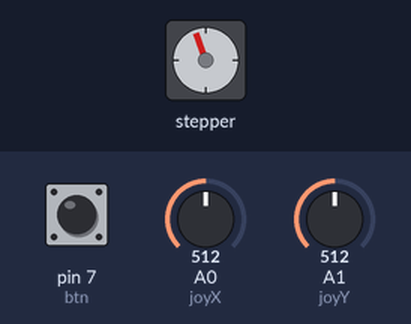
A sketch run on a simulated Arduino Uno, built with avr-gcc and run on an emulated ATmega328P. On the bench: stepper motor. The test bench sets the inputs (shaded band); at power-on: A0 (joyX) = 512, pin 7 (btn) LOW, A1 (joyY) = 512. Stepper angles assume 2048 steps per turn; what the sketch prints to the serial monitor is not drawn.

Above: at 1.2 s.
1.3 s: A0 (joyX) set to 710
At 4.19 s:
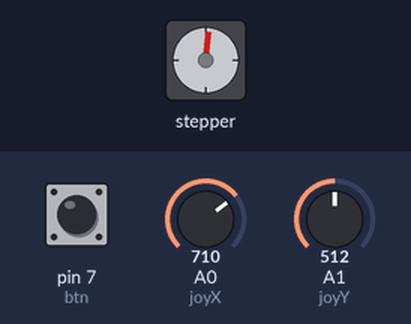
4.3 s: pin 7 (btn) pulled HIGH for 0.15 s
7.4 s: pin 7 (btn) pulled HIGH for 1 s
At 7.59 s:
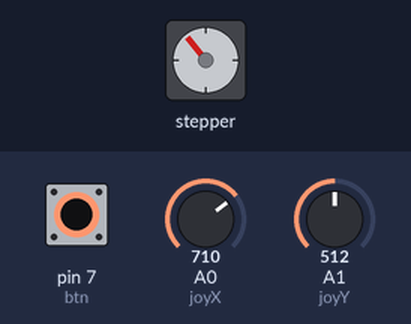
10.4 s: A0 (joyX) set to 900
At 13.06 s:
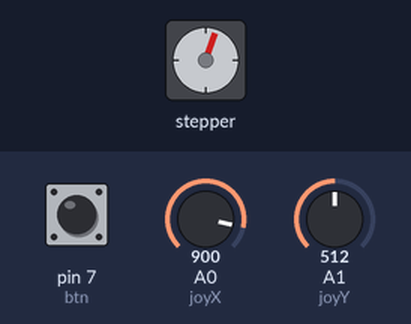
13.4 s: pin 7 (btn) pulled HIGH for 0.15 s
16.5 s: pin 7 (btn) pulled HIGH for 3.2 s
At 21.93 s:
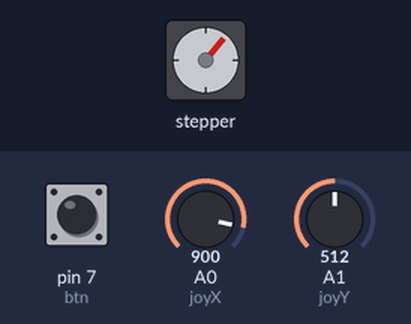
Timing chart, 0 to 26.8 s (numbered marks = the images above; inputs shaded):
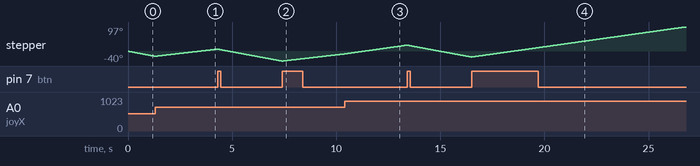

The sketch:

stepperControl.ino.ino
```cpp
#include <Stepper.h>

const int internalStepsPerRev = 32;
const int stepsPerRev = internalStepsPerRev * 64;

Stepper stepper(internalStepsPerRev,8,10,9,11);
//Stepper object
const int joyX = 0;
const int joyY = 1;
const int btn = 7;
void setup() {
  // put your setup code here, to run once:
  pinMode(8, OUTPUT);
  pinMode(9, OUTPUT);
  pinMode(10,OUTPUT);
  pinMode(11,OUTPUT);
  pinMode (btn,INPUT);
  pinMode(joyX, INPUT);
  pinMode(joyY, INPUT);
  Serial.begin(9600);
}

void runStepper(int motorSpeed, int numSteps, int delayTime) {
  //motorSpeed = rpm
  //numSteps = stepsToTake
  //float timeForOneStep = 60.0/motorSpeed;
  stepper.setSpeed(motorSpeed);
  stepper.step(numSteps);
  delay(delayTime);
}

bool mode = 1;
bool wasPressed = 0;

void loop() {
  // put your main code here, to run repeatedly:
  if (digitalRead(btn) == HIGH && !wasPressed){
    mode=!mode;
    wasPressed = 1;

  }
  else if (digitalRead(btn) == LOW){
    wasPressed = 0;
  }
  int maxSpeed = 700;
  int maxPower = 200;
  Serial.print(digitalRead(btn));
  //Serial.print(mode);

  if (mode){
    int joyVal = map(analogRead(joyX), 0, 1024, -maxSpeed, maxSpeed);
    int dir = joyVal > 0 ?1:-1;
    runStepper(abs(joyVal), dir, 1);
  }
  else {
    Serial.print("Here\n");
    int joyVal = map(analogRead(joyY), 0, 1024, -maxPower, maxPower);
    int dir = joyVal > 0 ?1:-1;
    runStepper(abs(joyVal), dir, 1);
  }
  delay(10);

}
```
